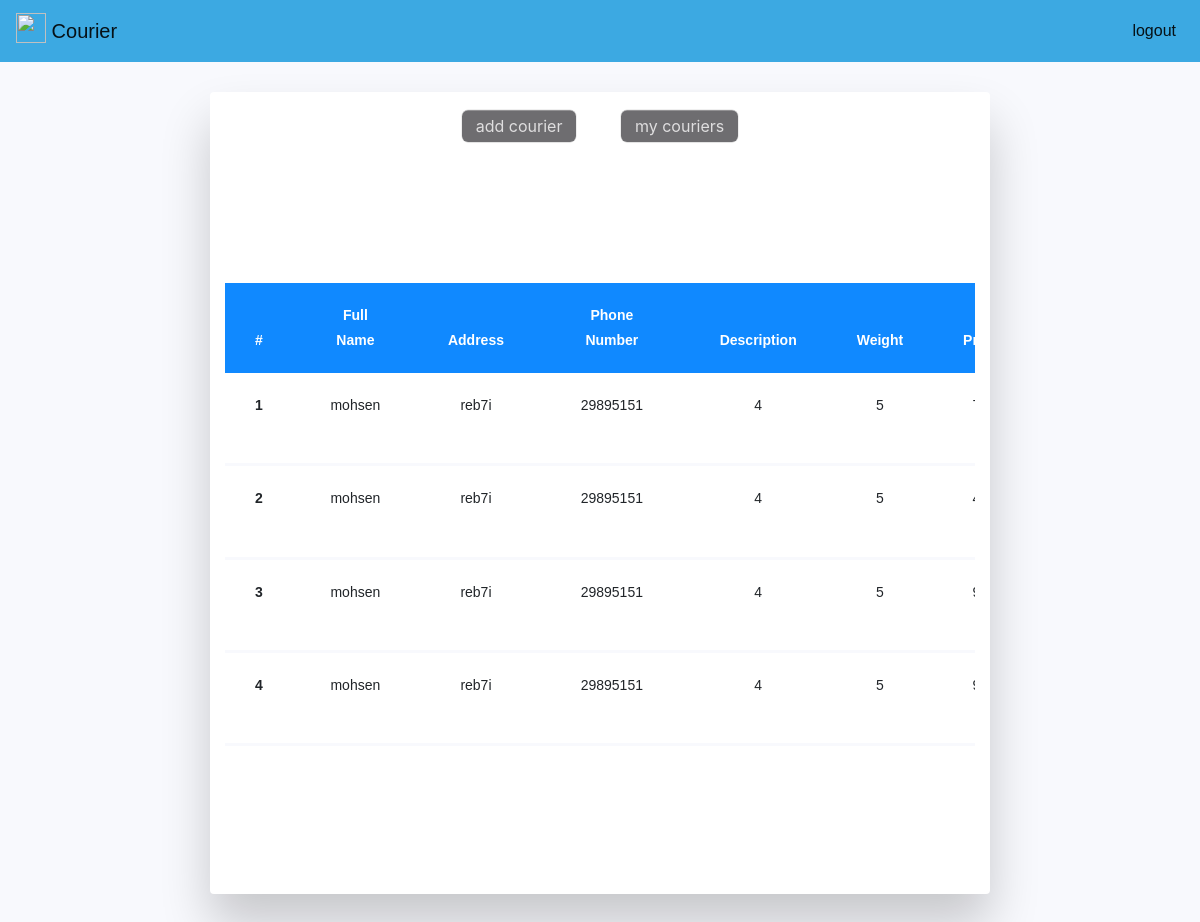
/view (signed in), run on the app's committed database.
### register/models.py (models this page shows)
class Courier(models.Model):
    recieverFullName = models.CharField(max_length=30, null=True, blank=False)
    recieverAddress = models.CharField(max_length=30, null=True, blank=False)
    recieverPhoneNumber = models.CharField(max_length=8, null=True, blank=False)
    description = models.TextField(max_length=300, blank=False)
    weight = models.CharField(max_length=4, blank=False)
    price = models.IntegerField(null=True, blank=True)
    sender = models.ForeignKey(User, on_delete=models.CASCADE, null=True, blank=True)
    created = models.DateTimeField(auto_now_add=True, null=True)

### register/views.py (the view)
# urls.py: path('view', views.courierView, name='view'),
def courierView(request):
    objects = Courier.objects.filter(sender=request.user);
    context = {'objects': objects}
    return render(request, 'View_courier.html', context)

### register/templates/View_courier.html (shortened to what this page needs)
{% extends 'main.html'%}
{% block content %}
	<link rel="stylesheet" href="css/styleTable.css">
	<section class="ftco-section">
		<div class="container">
			<div class="row">
				<div class="col-md-12">
					<div class="table-wrap">
						<table class="table">
						  <thead class="thead-primary">
						    <tr>
						      <th>#</th>
						      <th>Full Name</th>
								<th>Address</th>
						      <th>Phone Number</th>
								<th>Description</th>
								<th>Weight</th>
								<th>Price</th>
						    </tr>
						  </thead>
						  <tbody>
                          {%for object in objects%}
						    <tr>
						      <th scope="row">{{object.id}}</th>
						      <td>{{object.recieverFullName}}</td>
								<td>{{object.recieverAddress}}</td>
						      <td>{{object.recieverPhoneNumber}}</td>
								<td>{{object.description}}</td>
								<td>{{object.weight}}</td>
								<td>{{object.price}}</td>
						    </tr>
                          {%endfor%}
						  </tbody>
						</table>
					</div>
				</div>
			</div>
		</div>
	</section>
{% endblock content %}

### register/templates/main.html (shortened to what this page needs)
<!doctype html>
<html lang="en">
<head>
    {%load static%}
    <link rel="stylesheet" href="https://stackpath.bootstrapcdn.com/bootstrap/4.3.1/css/bootstrap.min.css"
>
    <link rel="stylesheet" href="{% static 'css/styleMain.css'%}">
</head>
<body>
<nav class="navbar navbar-expand-lg navbar-light bg-light">
    <a class="navbar-brand" href="{% url 'home' %}">
        <img src="https://www.pngplay.com/wp-content/uploads/5/Alphabet-C-Free-PNG.png" width="30" height="30"
             class="d-inline-block align-top" alt="">
        Courier
    </a>
    <div class="collapse navbar-collapse" id="navbarSupportedContent">
        <ul class="navbar-nav my-2 my-lg-0">
            <li class="nav-item active">
                {%if user.is_authenticated %}
                <a class="nav-link" href="{% url 'logout' %}">logout<span class="sr-only">(current)</span></a>
                {%else%}
                <a class="nav-link" href="{% url 'login' %}">login<span class="sr-only">(current)</span></a>
                {%endif%}
            </li>
        </ul>
    </div>
</nav>
<div id="login-form-wrap">
    <form id="login-form" method="post">
        {%if user.is_authenticated %}
        <a class="button-12" href="{% url 'add'%}">add courier</a>
        <a class="button-12" href="{% url 'view'%}">my couriers </a>
        <br><br>
        {%else%}
        <input class="form-control" type="search" name="search" placeholder="Search" aria-label="Search" >
        <input type="submit" value="submit" />
        {%endif%}
    </form>
    {% block content %}
    {% endblock content %}
</div>
</body>
</html>

### register/static/css/styleMain.css (style rules this page uses)
body { background-color: #C2C4C4; font-size: 1.6rem; font-family: "Open Sans", sans-serif; color: #2b3e51; }
#login-form-wrap { background-color: #fff; width: 65%; margin: 30px auto; text-align: center; padding: 20px 0 ; border-radius: 4px; box-shadow: 0px 30px 50px 0px rgba(0, 0, 0, 0.2); }
#login-form { padding: 0 60px; }
.button-12 { display: inline; flex-direction: column; align-items: center; padding: 6px 14px; margin :20px; font-family: -apple-system, BlinkMacSystemFont, 'Roboto', sans-serif; border-radius: 6px; border: none; background: #6E6D70; box-shadow: 0px 0.5px 1px rgba(0, 0, 0, 0.1), inset 0px 0.5px 0.5px rgba(255, 255, 255, 0.5), 0px 0px 0px 0.5px rgba(0, 0, 0, 0.12); color: #DFDEDF; user-select: none; -webkit-user-select: none; touch-action: manipulation; }

### data on the page
Courier: id "1", recieverFullName "mohsen", recieverAddress "reb7i", recieverPhoneNumber "29895151", description "4", weight "5"
Courier: id "2", recieverFullName "mohsen", recieverAddress "reb7i", recieverPhoneNumber "29895151", description "4", weight "5"
Courier: id "3", recieverFullName "mohsen", recieverAddress "reb7i", recieverPhoneNumber "29895151", description "4", weight "5"
Courier: id "4", recieverFullName "mohsen", recieverAddress "reb7i", recieverPhoneNumber "29895151", description "4", weight "5"
